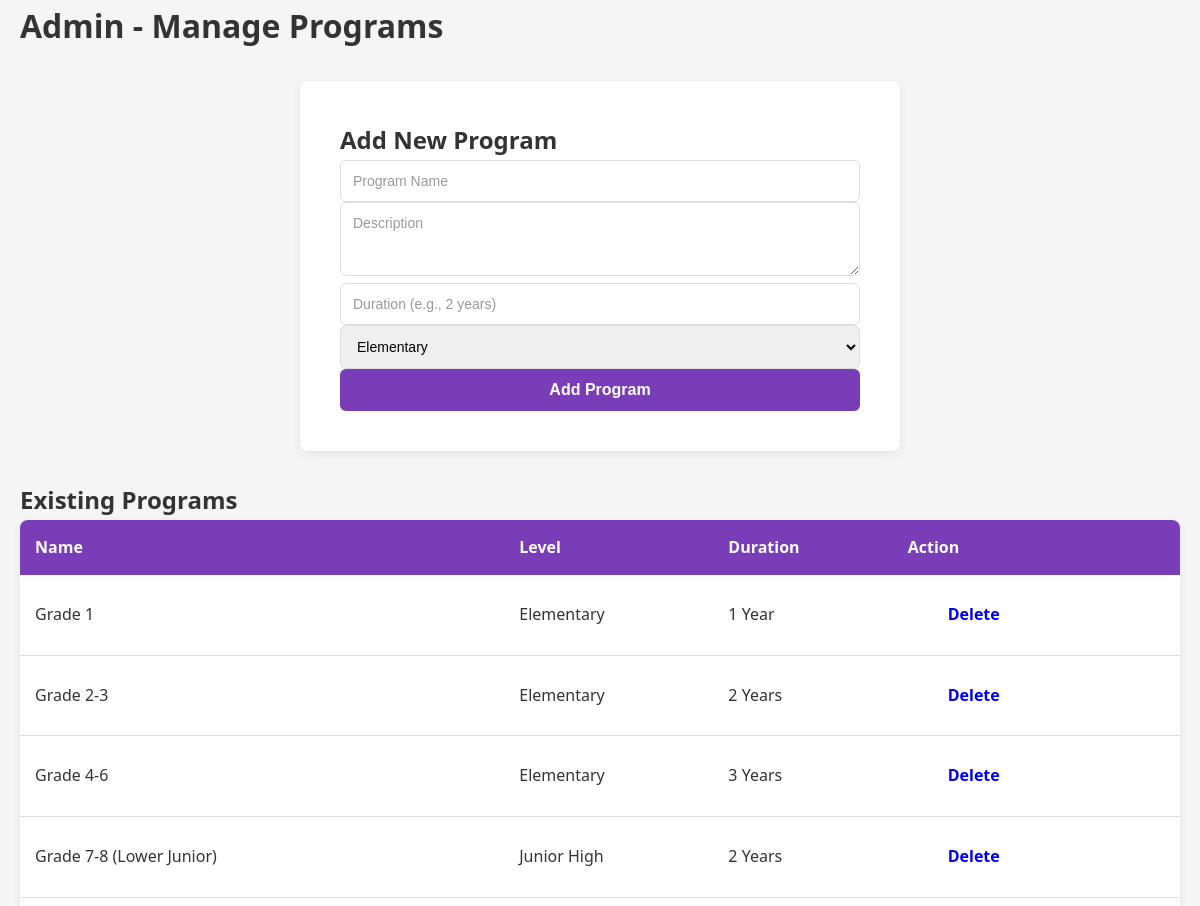
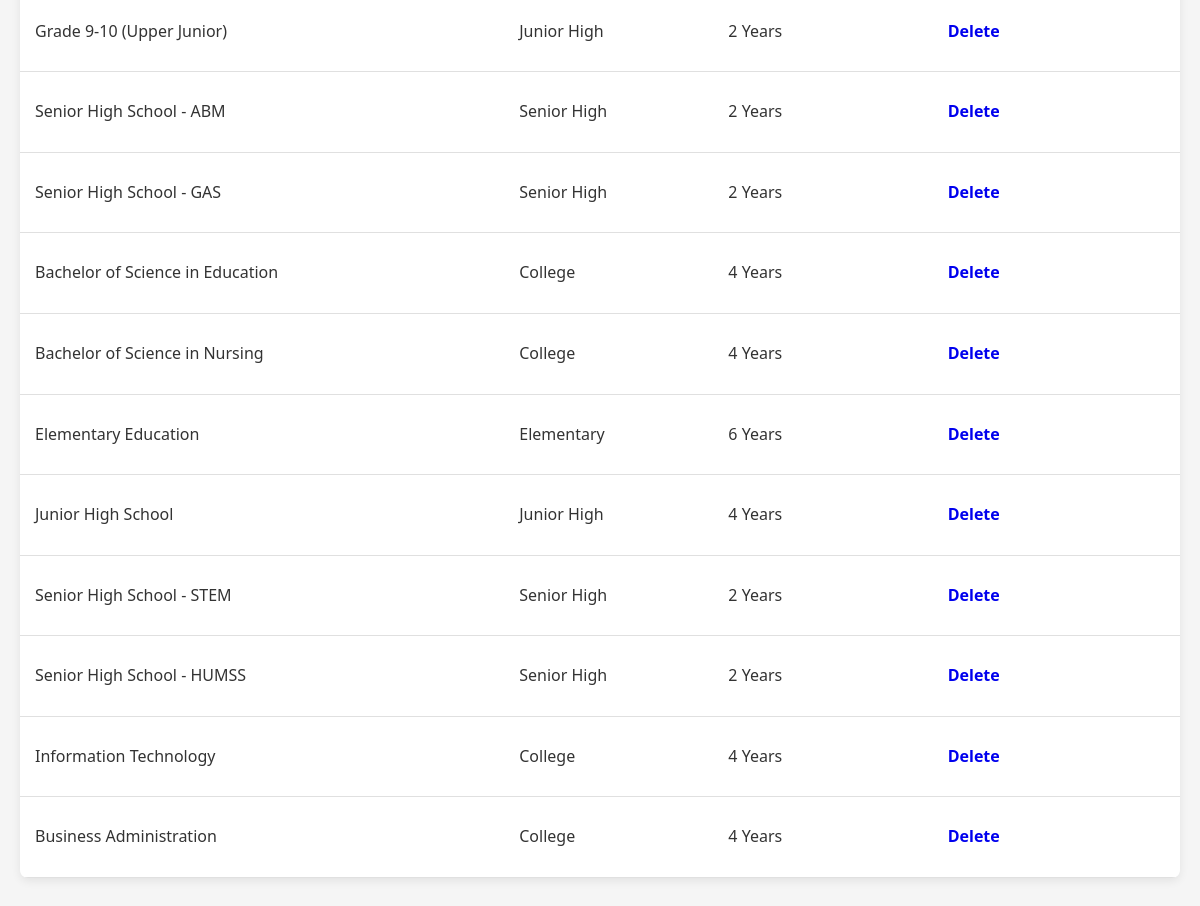
The page /admin/manage_programs.php on the database its author committed (2 pictures, top to bottom).
### tables this page shows
CREATE TABLE `programs` (
  `id` int(11) NOT NULL,
  `name` varchar(150) NOT NULL,
  `description` text DEFAULT NULL,
  `duration` varchar(50) DEFAULT NULL,
  `level` varchar(50) DEFAULT NULL,
  `created_at` timestamp NOT NULL DEFAULT current_timestamp(),
  `capacity` int(50) NOT NULL
);

### admin/manage_programs.php (the view, shortened to what this page needs)
<?php
include '../includes/db_connect.php';
$programs = $conn->query("SELECT * FROM programs ORDER BY created_at DESC");
?>
<!DOCTYPE html>
<html>
<head>
    <link rel="stylesheet" href="../css/style.css">
</head>
<body>
<div class="container">
    <h1>Admin - Manage Programs</h1>
    <form method="POST" class="form">
        <h2>Add New Program</h2>
        <input type="text" name="name" class="inp" placeholder="Program Name" required>
        <textarea name="description" class="inp" placeholder="Description" rows="3"></textarea>
        <input type="text" name="duration" class="inp" placeholder="Duration (e.g., 2 years)">
        <select name="level" class="inp">
            <option>Elementary</option>
        </select>
        <button type="submit" name="add_program" class="save-btn">Add Program</button>
    </form>
    <h2>Existing Programs</h2>
    <table class="data-table">
        <tr>
            <th>Name</th>
            <th>Level</th>
            <th>Duration</th>
            <th>Action</th>
        </tr>
        <?php
        while ($row = $programs->fetch_assoc()) {
            echo "
            <tr>
                <td>" . $row['name'] . "</td>
                <td>" . $row['level'] . "</td>
                <td>" . $row['duration'] . "</td>
                <td><a href='?delete=" . $row['id'] . "' onclick='return confirm(\"Delete?\")' class='btn btn-delete'>Delete</a></td>
            </tr>
            ";
        }
        ?>
    </table>
</div>
</body>
</html>

### css/style.css (style rules this page uses)
* { margin: 0; padding: 0; box-sizing: border-box; }
body { font-family: 'Segoe UI', Tahoma, Geneva, Verdana, sans-serif; color: #333; background-color: #f5f5f5; line-height: 1.6; }
.container { max-width: 1200px; margin: 0 auto; padding: 0 20px; }
.btn { display: inline-block; padding: 12px 30px; border-radius: 6px; text-decoration: none; font-weight: 600; transition: all 0.3s ease; border: none; cursor: pointer; margin: 0 10px; }
.form { background: white; padding: 40px; border-radius: 8px; box-shadow: 0 3px 10px rgba(0, 0, 0, 0.08); max-width: 600px; margin: 30px auto; }
.inp { padding: 12px; width: 100%; border-radius: 6px; border: 1px solid #ddd; font-size: 14px; transition: all 0.3s ease; font-family: Arial, sans-serif; }
.inp::placeholder { color: #999; }
.save-btn { background: #7a3db8; color: white; border: none; padding: 12px 30px; border-radius: 6px; cursor: pointer; font-size: 16px; font-weight: 600; transition: all 0.3s ease; width: 100%; }
.dates-table, .data-table { width: 100%; border-collapse: collapse; background: white; border-radius: 8px; overflow: hidden; box-shadow: 0 3px 10px rgba(0, 0, 0, 0.08); margin-bottom: 30px; }
.dates-table th, .data-table th { background: #7a3db8; color: white; padding: 15px; text-align: left; font-weight: 600; }
.dates-table td, .data-table td { padding: 15px; border-bottom: 1px solid #e0e0e0; }

### rows shown on the page
programs: name "Grade 1", level "Elementary", duration "1 Year"
programs: name "Grade 2-3", level "Elementary", duration "2 Years"
programs: name "Grade 4-6", level "Elementary", duration "3 Years"
programs: name "Grade 7-8 (Lower Junior)", level "Junior High", duration "2 Years"
programs: name "Grade 9-10 (Upper Junior)", level "Junior High", duration "2 Years"
programs: name "Senior High School - ABM", level "Senior High", duration "2 Years"
programs: name "Senior High School - GAS", level "Senior High", duration "2 Years"
programs: name "Bachelor of Science in Education", level "College", duration "4 Years"
programs: name "Bachelor of Science in Nursing", level "College", duration "4 Years"
programs: name "Elementary Education", level "Elementary", duration "6 Years"
programs: name "Junior High School", level "Junior High", duration "4 Years"
programs: name "Senior High School - STEM", level "Senior High", duration "2 Years"
programs: name "Senior High School - HUMSS", level "Senior High", duration "2 Years"
programs: name "Information Technology", level "College", duration "4 Years"
programs: name "Business Administration", level "College", duration "4 Years"
